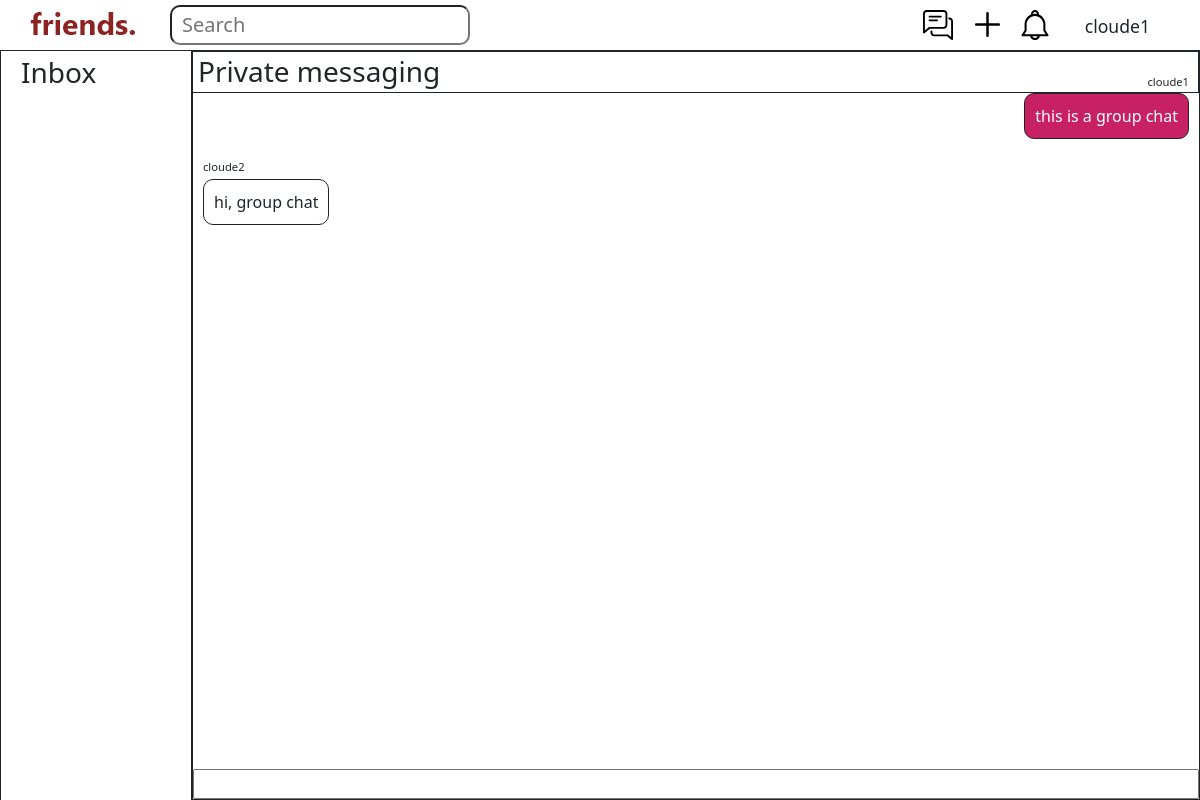
Before: /threadchat/2 (signed in) with the older database file.
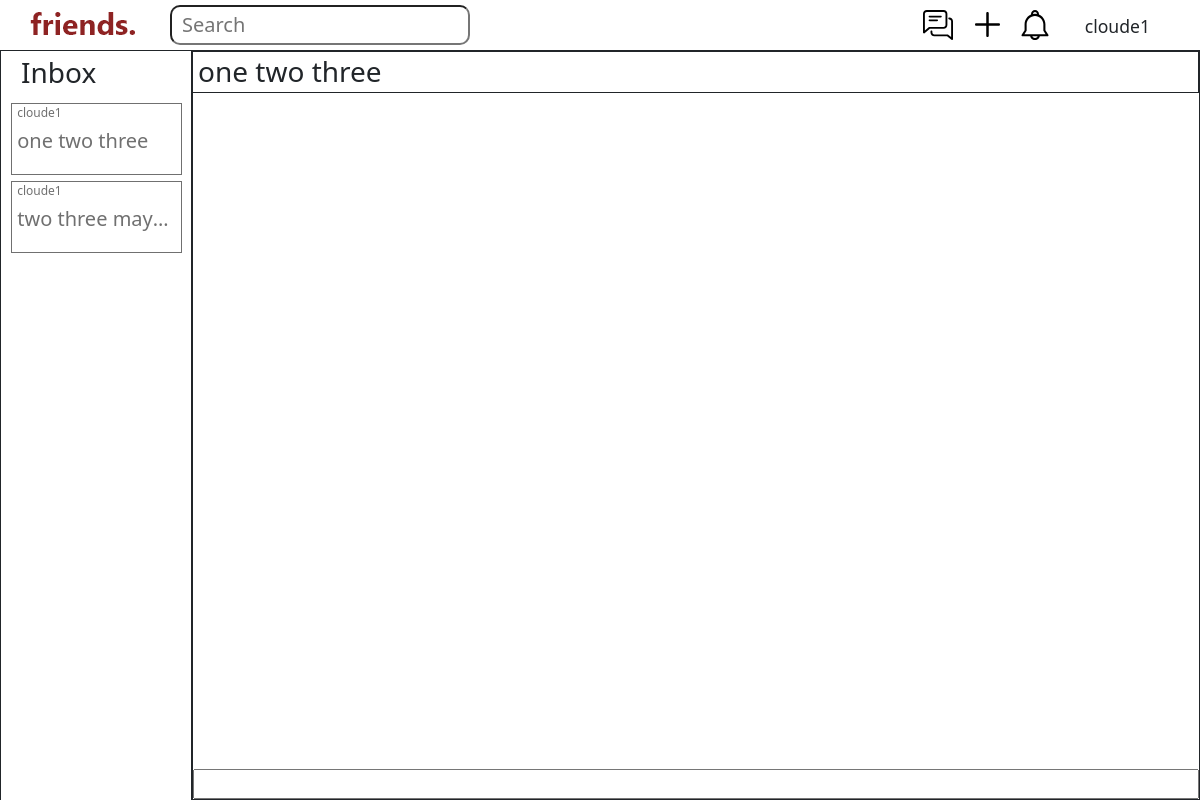
After: the same page with the newer database file.
### main/models.py (models this page shows, shortened)
class ThreadChat(models.Model):
	thread = models.OneToOneField(Thread, on_delete=models.CASCADE)
	user_list = models.ManyToManyField(User)
	def checkAllow(self, u):
		return u in self.user_list.all() or u == self.thread.getUser()

class Thread(models.Model):
	LOCATION_CHOICES = (
		('General', 'General'),
		('COM','Computing'),
		('KR MRT', 'KR MRT'),
		('SCI','SCI'),
		('BIZ', 'BIZ'),
		('WTV', 'WTV')
	)
	user = models.ForeignKey(User, on_delete=models.CASCADE)
	title = models.CharField(max_length=100, default='', blank=True)
	content = models.CharField(max_length=1000, default='', blank=True)
	location = models.CharField(max_length=30, default='General', choices=LOCATION_CHOICES)
	tags = models.JSONField(default=list, null=True)
	created_at = models.DateTimeField(auto_now_add=True)
	viewable = models.BooleanField(default=True)
	profile = models.OneToOneField(UserProfile, on_delete=models.CASCADE, null=True)
	KW_EXTRACTOR = yake.KeywordExtractor(lan="en", n=1, dedupLim=0.9, top=10, features=None)
	def getUser(self):
		return self.user
	class Meta:
		unique_together = (("title", "content"),)

class Postable(PolymorphicModel):
	user = models.ForeignKey(User, on_delete=models.CASCADE)
	content = models.CharField(max_length=200, default='', blank=True)
	created_at = models.DateTimeField(auto_now_add=True)

class ChatPost(Postable):
	threadchat = models.ForeignKey(ThreadChat, on_delete=models.CASCADE)

class Postable(PolymorphicModel):
	user = models.ForeignKey(User, on_delete=models.CASCADE)
	content = models.CharField(max_length=200, default='', blank=True)
	created_at = models.DateTimeField(auto_now_add=True)

### main/views.py (the view, shortened to what this page needs)
# urls.py: path("threadchat/<int:id>", views.threadchat, name="threadchat"),
@login_required(login_url='/loginprompt')
def threadchat(response, id):
	tc = ThreadChat.objects.get(id=id)
	all_tc = response.user.threadchat_set.all()
	if not tc.checkAllow(response.user):
		messages.error(response, 'This chat is private, send a request to join the group.')
		return HttpResponseRedirect("/thread/%i" % id)
	return render(response, "main/threadchat.html", {"tc":tc, "all_tc":all_tc})

### main/templates/main/threadchat.html (shortened to what this page needs)
{% extends 'main/base.html' %}
{% block content %}
	<div class="chat-sidebar">
		<h3 class="inbox">Inbox</h3>
		<div class="scrollable-chats">
			{% for threadchat in all_tc %}
				<a href="/threadchat/{{threadchat.id}}">
					<div class="chat-info">
						<p>{{threadchat.thread.user}}</p>
						<h5>{{threadchat.thread.title}}</h5>
					</div>
				</a>
			{% endfor %}
		</div>
	</div>
	<div class="chatbox">
		<div class="chatbox-title">
			<h3>{{tc.thread.title}}</h3>
		</div>
		<div class="chatbox-chat">
			{% for chat in tc.chatpost_set.all %}
				<div class="message">
					{% if chat.user == user %}
						<div class="myMessage">
							<p class="sender">{{chat.user}}</p>
							<div class="bubble">
								<p>{{chat.content}}</p>
							</div>
						</div>
					{% else %}
						<div class="theirMessage">
							<p class="sender">{{chat.user}}</p>
							<div class="bubble">
								<p>{{chat.content}}</p>
							</div>
						</div>
					{% endif %}
				</div>
			{% endfor %}
		</div>
		<div class="replyform">
			<form method="post" action="#" autocomplete="off">
				<input type="text", name="new" autofocus>
			</form>
		</div>
	</div>
{% endblock %}

Changed rows visible on the page:
removed ChatPost: user "cloude1", content "this is a group chat"
removed ChatPost: user "cloude2", content "hi, group chat"
now on one of the page's lists (row unchanged): ThreadChat: thread.user "cloude1", thread "one two three"
changed through a linked row, ThreadChat: thread "Private messaging" → "one two three"
now on this page (row unchanged): ThreadChat: thread.user "cloude1", thread "two three may…"
